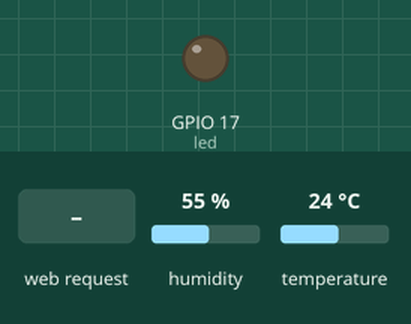
Simulated run of this sketch. Board: ESP32. On the bench: output pins drawn as LEDs (lit = HIGH). The test bench sets the inputs (shaded band); at power-on: humidity 55 %, temperature 24 °C. WiFi joins after 1.5 s; servers stay silent unless stated; what the sketch prints to the serial monitor is not drawn.

Above: at 2.7 s.
2.8 s: HTTP request GET /ledon received
At 3.8 s:
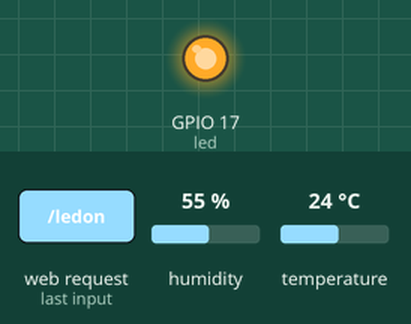
4.3 s: HTTP request GET /ledoff received
At 4.9 s:
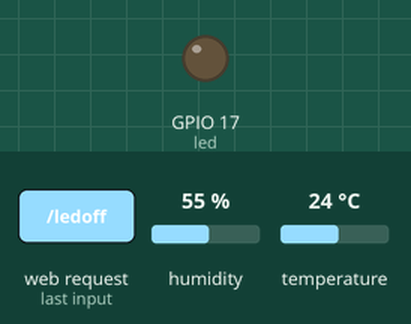
Timing chart, 0 to 7.3 s (numbered marks = the images above; inputs shaded):
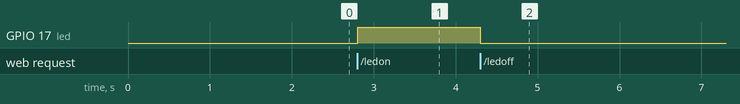

Measured:
- after the input at 2.8 s, GPIO 17 (led): LOW → HIGH at once
- after the input at 4.3 s, GPIO 17 (led): HIGH → LOW at once

The sketch:

server.ino
```cpp
#include <WiFi.h>
#include <WiFiClient.h>
#include <WebServer.h>
#include <ESPmDNS.h>
#include "ArduinoJson.h"

#include "DHT.h"

#define DHTPIN 16

#define DHTTYPE DHT22

const char* ssid = "Vegova RVP4";
const char* password = "Vegova_RVP4";

bool ledStatus = false;

float Temp;
float Humidity;

WebServer server(80);
DHT dht(DHTPIN, DHTTYPE);

const int led = 17;

void handleRoot() {
  server.send(200, "text/plain", "hello from esp32!");
}

void handleNotFound() {
  String message = "File Not Found\n\n";
  message += "URI: ";
  message += server.uri();
  message += "\nMethod: ";
  message += (server.method() == HTTP_GET) ? "GET" : "POST";
  message += "\nArguments: ";
  message += server.args();
  message += "\n";
  for (uint8_t i = 0; i < server.args(); i++) {
    message += " " + server.argName(i) + ": " + server.arg(i) + "\n";
  }
  server.send(404, "text/plain", message);
}

void updateTH() {
  Temp = dht.readTemperature();
  Humidity = dht.readHumidity();
}

void setup(void) {
  pinMode(led, OUTPUT);
  Serial.begin(115200);

  WiFi.begin(ssid, password);
  dht.begin();
  server.enableCORS();

  updateTH();
  Serial.println("");

  digitalWrite(led, 0);

  // Wait for connection
  while (WiFi.status() != WL_CONNECTED) {
    delay(500);
    Serial.print(".");
  }
  Serial.println("");
  Serial.print("Connected to ");
  Serial.println(ssid);
  Serial.print("IP address: ");
  Serial.println(WiFi.localIP());

  if (MDNS.begin("esp32")) {
    Serial.println("MDNS responder started");
  }

  server.on("/", handleRoot);

  server.on("/ledon", []() {
    digitalWrite(led, 1);
    ledStatus = true;

    Serial.println("led on");

    server.sendHeader("Access-Control-Allow-Origin","*");
    server.send(200, "text/plain", "Led turned on");
  });

  server.on("/ledoff", []() {
    digitalWrite(led, 0);
    ledStatus = false;

    Serial.println("led off");

    server.sendHeader("Access-Control-Allow-Origin","*");
    server.send(200, "text/plain", "Led turned off");
  });

  server.on("/ledstatus", []() {
    StaticJsonDocument<100> status;

    if(ledStatus) {
      status["led"] = true;
    } else {
      status["led"] = false;
    }

    String response;
    serializeJson(status, response);

    server.sendHeader("Access-Control-Allow-Origin","*");
    server.send(200, "application/json", response);
  });

  server.on("/th", []() {
    updateTH();
    StaticJsonDocument<100> reads;
    reads["temp"] = Temp;
    reads["humidity"] = Humidity;

    String response;
    serializeJson(reads, response);

    server.sendHeader("Access-Control-Allow-Origin","*");
    server.send(200, "application/json", response);
  });


  server.onNotFound(handleNotFound);

  server.begin();
  Serial.println("HTTP server started");
}

void loop(void) {
  server.handleClient();
  delay(2);
}
```
